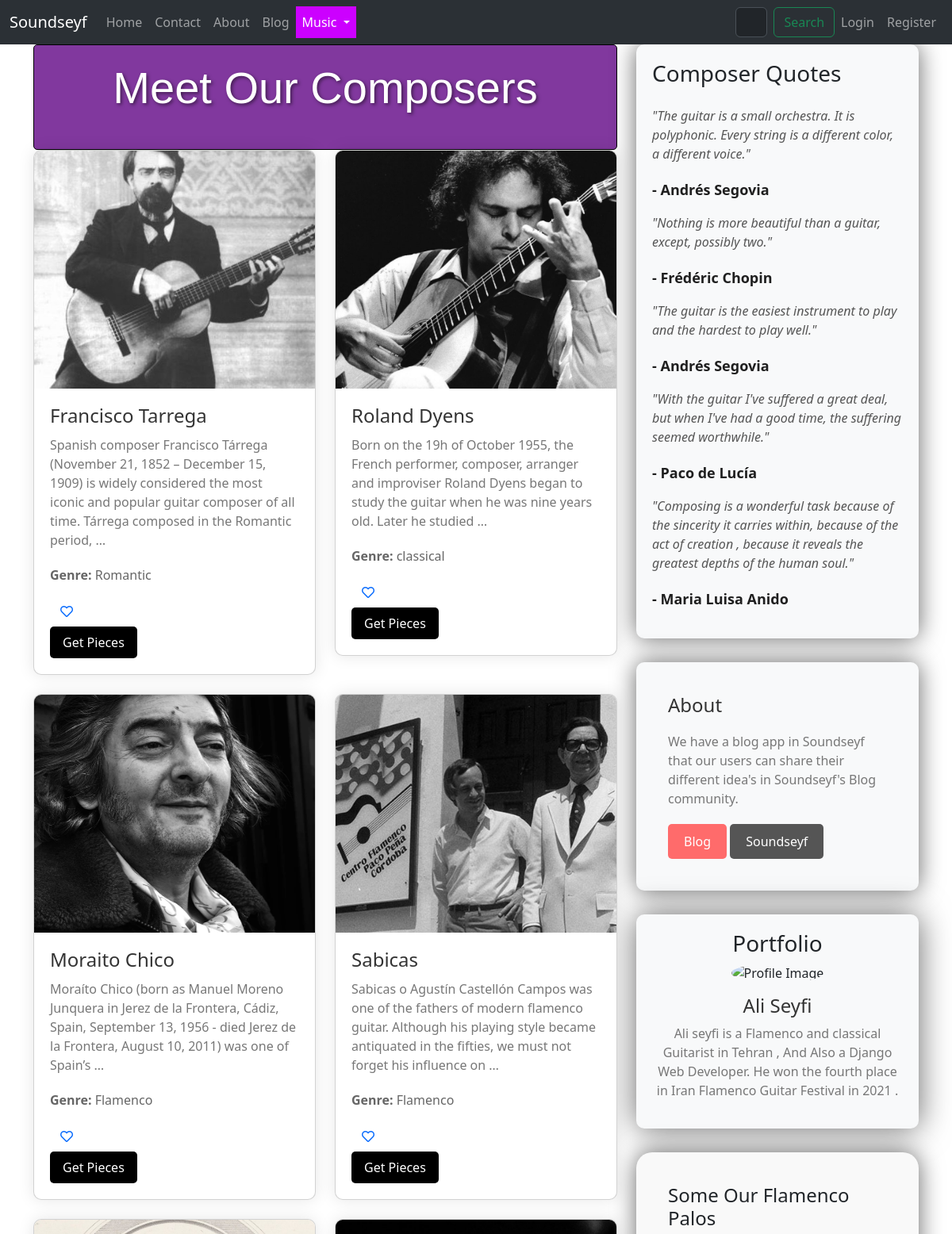
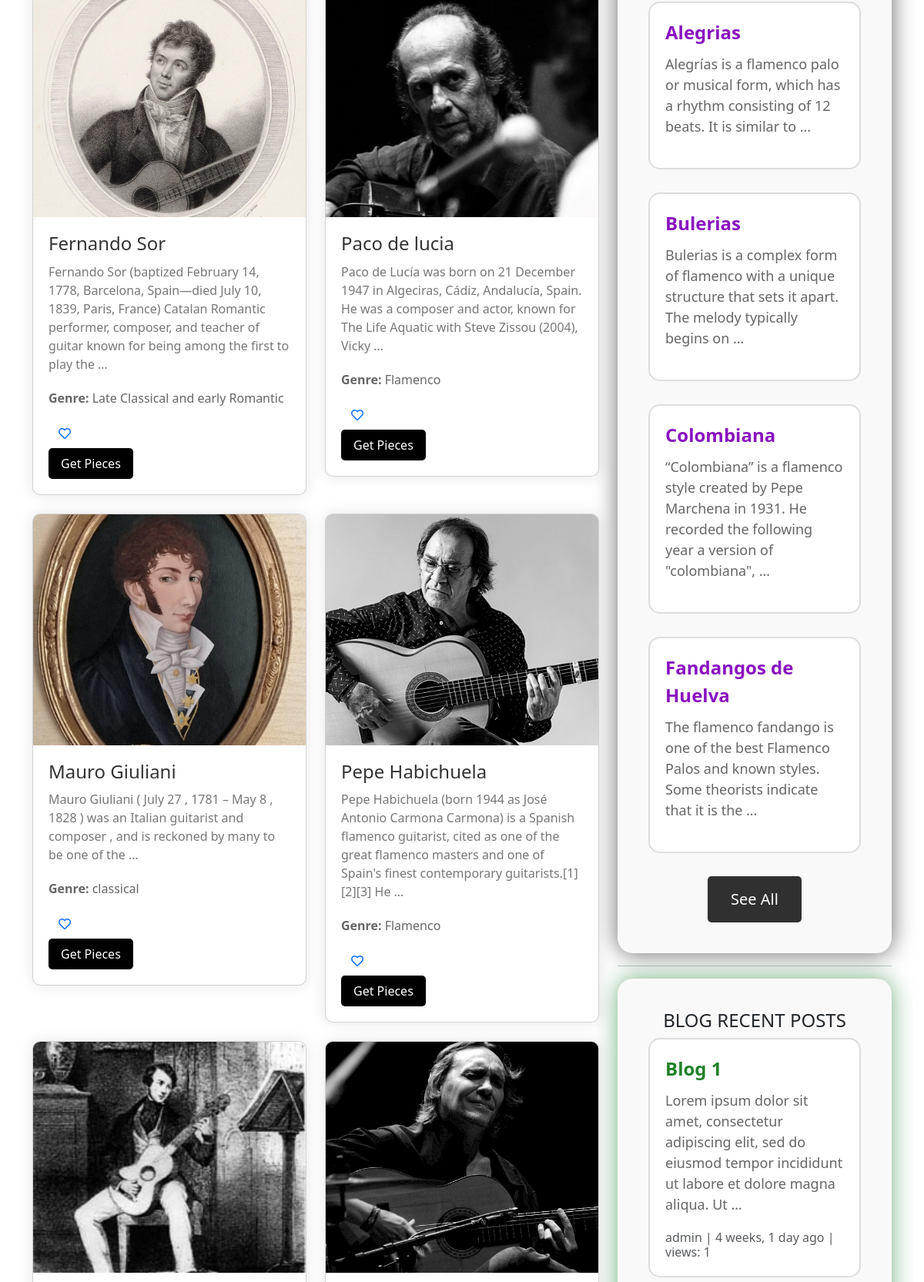
Screenshot of /music/composers (upper part) with the database file from the repository (2 pictures, top to bottom).
### music/models.py (models this page shows, shortened)
class Composer(models.Model):
    name = models.CharField(max_length=255,null=True,blank=True)
    biography = models.TextField(null=True, blank=True)
    image = models.ImageField(upload_to="Composers/" , default="default.jpg")
    genre = models.CharField(max_length=255,null=True,blank=True)
    nationality = models.CharField(blank=True,null=True,max_length=255)

class Palo(models.Model):
    name = models.CharField(max_length=255)
    description = models.TextField(null=True)
    song = models.FileField(upload_to="palos/")
    song_detail = models.TextField(null=True,blank=True)

### blog/models.py (models this page shows, shortened)
class Post(models.Model):
    title = models.CharField(max_length=255,unique=True)
    slug = models.SlugField(max_length=255,unique=True)
    author = models.ForeignKey(User,on_delete=models.CASCADE,null=True)
    content = models.TextField(null=True,blank=True)
    created_on = models.DateTimeField(auto_now_add=True)
    updated_on = models.DateTimeField(auto_now=True)
    published_on = models.DateTimeField(null=True)
    status = models.CharField(max_length=255,choices=STATUS_CHOICES)
    counted_views = models.IntegerField(default=0)
    login_required = models.BooleanField(default=False)
    class Meta:
        ordering = ['-created_on']

### music/views.py (the view)
# urls.py: path('composers',ComposersView , name="composers" ),
def ComposersView(request):
    composers = Composer.objects.all()
    p = Paginator(composers,10)
    try:
        page_number = request.GET.get('page')
        composers = p.get_page(page_number)
    except EmptyPage:
        composers = composers.get_page(1)
    except PageNotAnInteger:
        composers = composers.get_page(1)
    if request.user.is_authenticated:
         favorited_composer_ids = set(request.user.favoritecomposer_set.values_list('composer__id', flat=True))
         context = {"composers": composers, "favorited_composer_ids": favorited_composer_ids}
         return render(request,'music/composers.html',context)
    else:
         context = {"composers": composers}
         return render(request,'music/composers.html',context)

### blog/templatetags/blog-tags.py (called while the page is built)
@register.inclusion_tag('blog/recentposts.html')
def recentpost():
    recentposts = Post.objects.all().order_by('published_on')[:3]
    return  {"recentposts":recentposts}

### music/templatetags/music-tags.py (called while the page is built)
@register.inclusion_tag('music/somepalos.html')
def somepalos():
    somepalos = Palo.objects.all().order_by('name')[:4]
    return  {"somepalos":somepalos}

### templates/music/composers.html (shortened to what this page needs)
{% extends "base.html" %}
{% load static %}
{% load music-tags %}
{% load blog-tags %}
{% load thumbnail %}
{% block content %}
<div class="container">
  <div class="row">
    <div class="col-md-8">
      <div style="background-color: #81389e; border: 1px solid #000000; border-radius: 5px; padding: 20px;">
        <h2 class="card-title text-center mb-4" style="font-size: 3.5rem; font-family: 'Oswald', sans-serif; color: #ffffff; text-shadow: 2px 2px 4px rgba(0, 0, 0, 0.5);">Meet Our Composers</h2>
      </div>
        <div class="row">
        {% for composer in composers %}
        <div class="col-md-6 mb-4">
          <div class="card composer-card">
            <img src="{% thumbnail composer.image "600x400" crop="center" as im %}{{ im.url }}{% endthumbnail %}"
              alt="{{ composer.name }}" class="card-img-top composer-image">
            <div class="composer-details">
              <a style="text-decoration: none;" href="{% url 'music:pieces' cid=composer.id %}"><h3 class="card-title composer-name">{{ composer.name }}</h3></a>
              <p class="card-text composer-bio">{{ composer.biography|truncatewords:30 }}</p>
              <p class="composer-genre"><strong>Genre:</strong> {{ composer.genre }}</p>
              <form action="{% url 'music:Favorites' composer_id=composer.id %}" method="post">
                <button type="submit" class="btn btn-link composer-like-button" aria-label="Favorite Composer">
                  {% if composer.id in favorited_composer_ids %}
                    <i class="fas fa-heart text-danger"></i>
                  {% else %}
                    <i class="far fa-heart"></i>
                  {% endif %}
                </button>
              </form>
              <a href="{% url 'music:pieces' cid=composer.id %}"
                class="btn btn-primary composer-button">Get Pieces</a>
            </div>
          </div>
        </div>
        {% endfor %}
      </div>
    </div>
    <div class="col-md-4">
      <div class="quote-card" style="box-shadow: 0 0 30px rgba(0, 0, 0, 0.6);">
        <h3 class="mb-4">Composer Quotes</h3>
        <ul class="list-unstyled">
          <li>
            <p class="quote-text">"The guitar is a small orchestra. It is polyphonic. Every string is a different color, a different voice."</p>
            <p class="quote-author">- Andrés Segovia</p>
          </li>
          <li>
            <p class="quote-text">"Nothing is more beautiful than a guitar, except, possibly two."</p>
            <p class="quote-author">- Frédéric Chopin</p>
          </li>
          <li>
            <p class="quote-text">"The guitar is the easiest instrument to play and the hardest to play well."</p>
            <p class="quote-author">- Andrés Segovia</p>
          </li>
          <li>
            <p class="quote-text">"With the guitar I've suffered a great deal, but when I've had a good time, the suffering seemed worthwhile."</p>
            <p class="quote-author">- Paco de Lucía</p>
          </li>
          <li>
            <p class="quote-text">"Composing is a wonderful task because of the sincerity it carries within, because of the act of creation , because it reveals the greatest depths of the human soul."</p>
            <p class="quote-author">- Maria Luisa Anido</p>
          </li>
        </ul>
      </div>
      <div class="about-section" style="box-shadow: 0 0 30px rgba(0, 0, 0, 0.6);">
        <h3 class="about-header">About</h3>
        <p class="about-text">We have a blog app in Soundseyf that our users can share their different idea's in Soundseyf's Blog community.</p>
        <a href="{% url 'blog:blog-home' %}" class="btn btn-danger visit-website-button">Blog</a>
        <a href="{% url 'website:about' %}" class="btn btn-secondary visit-website-button" style="background-color: #555;">Soundseyf</a>
      </div>
      <div class="portfolio-section">
        <div style="box-shadow: 0 0 40px rgba(0, 0, 0, 0.6);" class="portfolio-item">
          <h3>Portfolio</h3>
            <img src="{% static 'images/Ali.png' %}" alt="Profile Image" class="profile-image">
            <h4>Ali Seyfi</h4>
            <p>Ali seyfi is a Flamenco and classical Guitarist in Tehran , And Also a Django Web Developer. He won the fourth place in Iran Flamenco Guitar Festival in 2021 .</p>
        </div>
    </div>
    {% somepalos %}
    <hr>
    {% recentpost %}
  </div>
    </div>
  </div>
{% endblock %}

### templates/base.html (shortened to what this page needs)
{% load static %}
{% load thumbnail %}
<!doctype html>
<html lang="en">
<head>
    <link href="https://cdn.jsdelivr.net/npm/bootstrap@5.3.3/dist/css/bootstrap.min.css" rel="stylesheet"
>
    <link rel="stylesheet" href="https://cdnjs.cloudflare.com/ajax/libs/font-awesome/5.15.4/css/all.min.css">
</head>
<body data-bs-theme="light">
    <nav class="navbar navbar-expand-lg bg-body-tertiary" data-bs-theme="dark">
        <div class="container-fluid">
            <a class="navbar-brand" href="{% url 'website:index' %}">Soundseyf</a>
            <div class="collapse navbar-collapse" id="navbarSupportedContent">
                <ul class="navbar-nav me-auto mb-2 mb-lg-0">
                    <li class="nav-item">
                        <a class="nav-link {% if request.path == '/' %}active{% endif %}" aria-current="page"
                            href="{% url 'website:index' %}">Home</a>
                    </li>
                    <li class="nav-item">
                        <a class="nav-link {% if '/contact/' in request.path %}active{% endif %}"
                            href="{% url 'website:contact' %}">Contact</a>
                    </li>
                    <li class="nav-item">
                        <a class="nav-link {% if '/about' in request.path %}active{% endif %}"
                            href="{% url 'website:about' %}">About</a>
                    </li>
                    <li class="nav-item">
                        <a class="nav-link {% if '/blog/' in request.path %}active{% endif %}"
                            href="{% url 'blog:blog-home' %}">Blog</a>
                    </li>
                    <li class="nav-item dropdown">
                        <a class="nav-link dropdown-toggle dropdown-toggle-arrow {% if '/music/' in request.path %}active{% endif %}"
                            href="#" role="button" data-bs-toggle="dropdown" aria-expanded="false">
                            Music
                        </a>
                    </li>
                </ul>
                <form style="padding-left: 45%;" method="get" class="d-flex me-auto" role="search"
                    action="{% url 'music:search' %}">
                    <input class="form-control me-2" name="s" type="search" placeholder="Search Composer fullname"
                        aria-label="Search" list="composer-list">
                    <button class="btn btn-outline-success" type="submit">Search</button>
                </form>
                <ul class="navbar-nav ms-auto">
                    {% if request.user.is_authenticated %}
                    <li class="nav-item dropdown">
                        <a class="nav-link dropdown-toggle" href="#" id="userDropdown" role="button"
                            data-bs-toggle="dropdown" aria-expanded="false">
                            {{ request.user.username }}
                        </a>
                        <ul class="dropdown-menu dropdown-menu-end" aria-labelledby="userDropdown">
                            <li><a class="dropdown-item" href="{% url 'music:Likes' %}">Favorites</a></li>
                            <li>
                                <hr class="dropdown-divider">
                            </li>
                            <li><a class="dropdown-item" href="{% url 'accounts:logout' %}">Logout</a></li>
                        </ul>
                    </li>
                    {% else %}
                    <li class="nav-item">
                        <a class="nav-link btn btn-primary" href="{% url 'accounts:login' %}">Login</a>
                    </li>
                    <li class="nav-item">
                        <a class="nav-link btn btn-success" href="{% url 'accounts:register' %}">Register</a>
                    </li>
                    {% endif %}
                </ul>
            </div>
        </div>
    </nav>
    {% block content %}
    {% endblock content %}
</body>
</html>
{% load sweetify %}

### templates/music/somepalos.html (shortened to what this page needs)
{% load static %}
<!DOCTYPE html>
<html lang="en">
<head>
</head>
<body>
    <div class="flamenco-container">
        <h4>Some Our Flamenco Palos</h4>
        {% for palo in somepalos %}
        <div class="flamenco-palo">
            <div class="flamenco-title">{{ palo.name }}</div>
            <div class="flamenco-snippet">{{ palo.description|truncatewords:20 }}</div>
        </div>
        {% endfor %}
        <a href="{% url 'music:palos' %}" class="see-all-button">See All</a>
    </div>
</body>
</html>

### templates/blog/recentposts.html (shortened to what this page needs)
{% load static %}
{% load humanize %}
<!DOCTYPE html>
<html lang="en">
<head>
</head>
<body>
    <div class="blog-container">
        <h4>BLOG RECENT POSTS</h4>
        {% for post in recentposts %}
        <div class="blog-env">
            <div class="blog-title">{{ post.title }}</div>
            <div class="blog-snippet">{{ post.content|truncatewords:20 }}</div>
            <p class="card-text text-muted h6">{{ post.author }} | {{post.created_on|naturaltime }} | views: {{post.counted_views}}</p>
        </div>
        {% endfor %}
    </div>
</body>
</html>

### templates/base.html (style rules this page uses)
.navbar-nav .nav-link.active { color: rgb(255, 255, 255); background-color: rgb(204, 0, 255); }

### templates/music/composers.html (style rules this page uses)
.composer-card { background-color: #fff; border-radius: 10px; box-shadow: 0 0 20px rgba(0, 0, 0, 0.1); overflow: hidden; transition: transform 0.3s ease; }
.composer-image { width: 100%; height: 300px; object-fit: cover; }
.composer-details { padding: 20px; }
.composer-name { font-size: 1.5rem; color: #333; margin-bottom: 10px; }
.composer-genre { font-size: 1rem; color: #666; margin-bottom: 15px; }
.composer-bio { font-size: 1rem; color: #777; margin-bottom: 20px; }
.composer-button { background-color: #000000; color: #fff; border: none; padding: 8px 16px; border-radius: 5px; font-size: 1rem; transition: background-color 0.3s ease; }
.quote-card { background-color: #f8f9fa; border-radius: 10px; padding: 20px; margin-bottom: 20px; }
.quote-text { font-style: italic; color: #555; margin-bottom: 20px; }
.quote-author { font-weight: bold; color: #1f1f1f; font-size: large; }
.about-section { background-color: #f8f9fa; padding: 40px; border-radius: 10px; margin-top: 30px; }
.about-header { font-size: 1.5rem; color: #333; margin-bottom: 20px; }
.about-text { font-size: 1rem; color: #777; margin-bottom: 20px; }
.visit-website-button { background-color: #ff6b6b; color: #fff; border: none; padding: 10px 20px; border-radius: 5px; font-size: 1rem; transition: background-color 0.3s ease; }
.portfolio-section { margin-top: 30px; }
.portfolio-item { margin-bottom: 30px; padding: 20px; background-color: #f8f9fa; border-radius: 10px; box-shadow: 0 0 20px rgba(0, 0, 0, 0.1); text-align: center; }
.profile-image { width: 200px; height: 200px; border-radius: 50%; margin: 0 auto 15px; object-fit: cover; }
.portfolio-item h4 { font-size: 1.5rem; color: #333; }
.portfolio-item p { font-size: 1rem; color: #777; }

### templates/music/somepalos.html (style rules this page uses)
.flamenco-container { background-color: #f9f9f9; padding: 40px; border-radius: 20px; box-shadow: 0 0 30px rgba(0, 0, 0, 0.6); max-width: 800px; margin: 0 auto; display: flex; flex-direction: column; align-items: center; }
.flamenco-palo { margin-bottom: 30px; padding: 20px; border: 2px solid #ddd; border-radius: 15px; background-color: #ffffff; transition: transform 0.3s ease; max-width: 600px; width: 100%; position: relative; }
.flamenco-palo::after { content: ""; position: absolute; top: 0; left: 0; right: 0; bottom: 0; border-radius: 15px; box-shadow: 0 0 20px rgba(0, 0, 0, 0.3); opacity: 0; transition: opacity 0.3s ease; }
.flamenco-title { font-size: 24px; font-weight: bold; color: #8912c0; margin-bottom: 10px; }
.flamenco-snippet { font-size: 18px; color: #666; margin-bottom: 20px; }
.see-all-button { padding: 15px 30px; background-color: #303030; color: #fff; border: none; border-radius: 5px; cursor: pointer; transition: background-color 0.3s ease; text-decoration: none; font-size: 20px; }

### templates/blog/recentposts.html (style rules this page uses)
.blog-container { background-color: #f9f9f9; padding: 40px; border-radius: 20px; box-shadow: 0 0 30px rgba(18, 120, 47, 0.6); max-width: 800px; margin: 0 auto; display: flex; flex-direction: column; align-items: center; }
.blog-env { margin-bottom: 30px; padding: 20px; border: 2px solid #ddd; border-radius: 15px; background-color: #ffffff; transition: transform 0.3s ease; max-width: 600px; width: 100%; position: relative; }
.blog-env::after { content: ""; position: absolute; top: 0; left: 0; right: 0; bottom: 0; border-radius: 15px; box-shadow: 0 0 20px rgba(0, 0, 0, 0.3); opacity: 0; transition: opacity 0.3s ease; }
.blog-title { font-size: 24px; font-weight: bold; color: #218129; margin-bottom: 10px; }
.blog-snippet { font-size: 18px; color: #666; margin-bottom: 20px; }
.see-all-button { padding: 15px 30px; background-color: #303030; color: #fff; border: none; border-radius: 5px; cursor: pointer; transition: background-color 0.3s ease; text-decoration: none; font-size: 20px; }

### rows the page displays
Composer: image (picture), name "Francisco Tarrega", biography "Spanish composer Francisco Tárrega (November 21, 1852 – December 15, 1909) is widely considered the most iconic and popular guitar composer of all time. Tárrega composed in the Romantic period, …", genre "Romantic"
Composer: image (picture), name "Roland Dyens", biography "Born on the 19h of October 1955, the French performer, composer, arranger and improviser Roland Dyens began to study the guitar when he was nine years old. Later he studied …", genre "classical"
Composer: image (picture), name "Moraito Chico", biography "Moraíto Chico (born as Manuel Moreno Junquera in Jerez de la Frontera, Cádiz, Spain, September 13, 1956 - died Jerez de la Frontera, August 10, 2011) was one of Spain’s …", genre "Flamenco"
Composer: image+name (picture), name "Sabicas", biography "Sabicas o Agustín Castellón Campos was one of the fathers of modern flamenco guitar. Although his playing style became antiquated in the fifties, we must not forget his influence on …", genre "Flamenco"
Composer: image (picture), name "Fernando Sor", biography "Fernando Sor (baptized February 14, 1778, Barcelona, Spain—died July 10, 1839, Paris, France) Catalan Romantic performer, composer, and teacher of guitar known for being among the first to play the …", genre "Late Classical and early Romantic"
Composer: image (picture), name "Paco de lucia", biography "Paco de Lucía was born on 21 December 1947 in Algeciras, Cádiz, Andalucía, Spain. He was a composer and actor, known for The Life Aquatic with Steve Zissou (2004), Vicky …", genre "Flamenco"
Composer: image (picture), name "Mauro Giuliani", biography "Mauro Giuliani ( July 27 , 1781 – May 8 , 1828 ) was an Italian guitarist and composer , and is reckoned by many to be one of the …", genre "classical"
Composer: image (picture), name "Pepe Habichuela", biography "Pepe Habichuela (born 1944 as José Antonio Carmona Carmona) is a Spanish flamenco guitarist, cited as one of the great flamenco masters and one of Spain's finest contemporary guitarists.[1][2][3] He …", genre "Flamenco"
Composer: image (picture)
Composer: image (picture)
Palo: name "Alegrias", description "Alegrías is a flamenco palo or musical form, which has a rhythm consisting of 12 beats. It is similar to …"
Palo: name "Bulerias", description "Bulerias is a complex form of flamenco with a unique structure that sets it apart. The melody typically begins on …"
Palo: name "Colombiana", description "“Colombiana” is a flamenco style created by Pepe Marchena in 1931. He recorded the following year a version of \"colombiana\", …"
Palo: name "Fandangos de Huelva", description "The flamenco fandango is one of the best Flamenco Palos and known styles. Some theorists indicate that it is the …"
Post: title "Blog 1", content "Lorem ipsum dolor sit amet, consectetur adipiscing elit, sed do eiusmod tempor incididunt ut labore et dolore magna aliqua. Ut …", author "admin", created_on "4 weeks, 1 day ago", counted_views "1"
